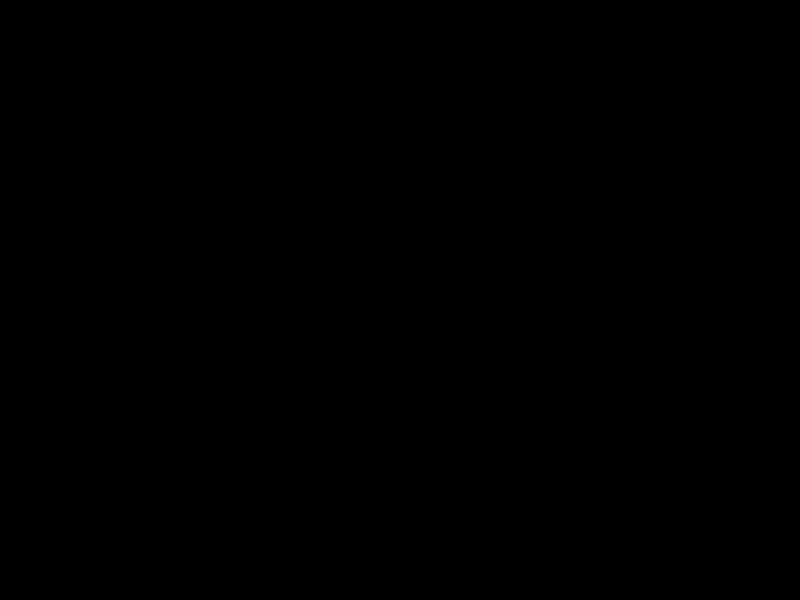
Frame 1 (no input)
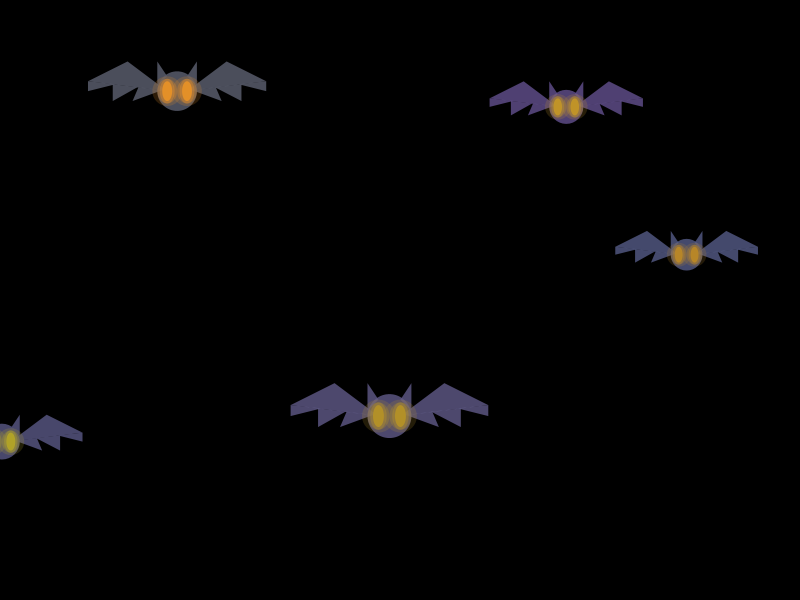
Frame 60 (the mouse pressed at the canvas centre just before this capture)
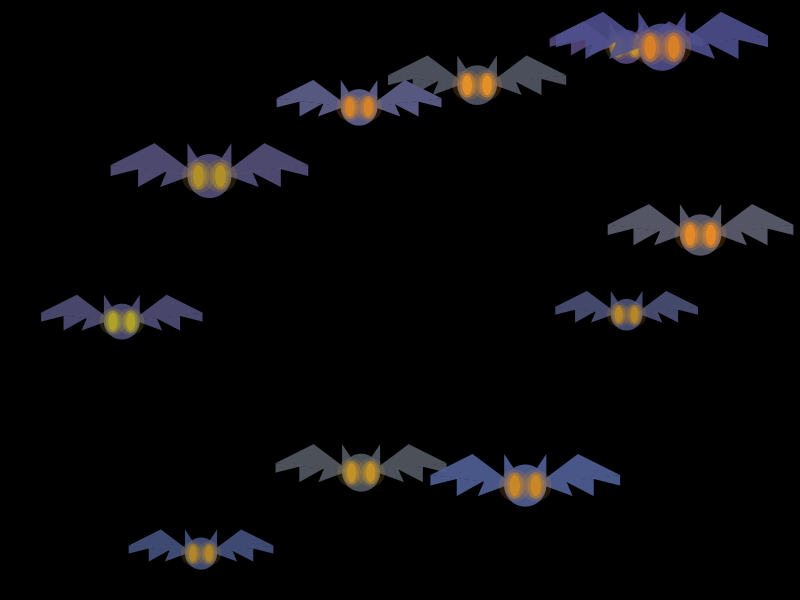
Frame 120 (the mouse held since frame 60 and released just before this capture)

The Processing sketch that drew these frames (run headless with seeded random() and noise(); from frame 60 on, the mouse is pressed at the canvas centre):

// Processing sketch: processing_144155
// ── processing_144155.pde

MrBat [] bats;
MrBat myMrBat;

void setup() {
  frameRate(10);
  size(800, 600);
  background(0);
  smooth();
   bats=new MrBat[0];
  
}

void draw() {
  background(0);
   if(bats != null){
 for(int i=0; i<bats.length; i++){ //adds bats to the array
 // println(i);
  bats[i].display();
  bats[i].move();
 }
 
 }
 if(frameCount % 10==0){
    
      myMrBat=new MrBat(random(width), random(height));// bat generates at a random location
     bats=(MrBat[]) append(bats,myMrBat);
       
   }
  
}

class MrBat {
  float bodyR;
  float bodyG;
  float bodyB;
  float opacity;
  float eyeR;
  float eyeG;
  float eyeB;
  float cx;
  float cy;
  int speedx;
  int speedy; 
  float mrbatSize;


  MrBat(float centerX, float centerY) {
    cx=centerX;// center x of bat body
    cy=centerY;// center y of bat body 
    bodyR=random(75,100);
    bodyG=random(75,100);
    bodyB=random(100,150);
    eyeR=random(175, 230);
    eyeG=random(125, 175);
    eyeB=40;
    speedx=int (random(-6,6)); 
    if(speedx==0){
      speedx=1;
    }
    speedy=int(random(-6,6));
    if(speedy==0){
      speedy=1;
    }
    opacity= random(200,255);
     mrbatSize=random(0.75,1.25);
    
    //boolean goLeft=true;
  }


  void display() {
    pushMatrix();
    translate(cx,cy);
    scale(mrbatSize);
    translate(-cx,-cy);
    
    ellipseMode(CENTER); 

    noStroke();
    fill(bodyR, bodyG, bodyB,opacity);

    ellipse(cx, cy, 40, 40);
    triangle(cx+10, cy, cx+50, cy-30, cx+90, cy-10);// main right wing
    triangle(cx-90, cy-10, cx-10, cy, cx-50, cy-30);// main left wing
    triangle(cx+90, cy-10, cx+90, cy, cx+62, cy-7); //sub right wing A
    triangle(cx+65, cy-7, cx+65, cy+10, cx+38, cy-4); //sub right wing B
    triangle(cx+39, cy-4, cx+45, cy+10, cx+15, cy-1); //sub right wing C
    triangle(cx-90, cy-10, cx-90, cy, cx-62, cy-7); // sub left wing A
    triangle(cx-65, cy-7, cx-65, cy+10, cx-40, cy-4); // sub left wing B
    triangle(cx-39, cy-4, cx-45, cy+10, cx-15, cy-1); // sub left wing C
    triangle(cx-20, cy-5, cx-20, cy-30, cx-10, cy-15); // left ear
    triangle(cx+10, cy-15, cx+20, cy-30, cx+20, cy-5); // right ear

    fill(eyeR, eyeG, eyeB);
    ellipse(cx-10, cy, 10, 20); // left eye
    ellipse(cx+10, cy, 10, 20); // right eye
    
      fill(eyeR,eyeG,eyeB, 100); 
    ellipse(cx-10, cy, 15, 25); //eye glow 1
    ellipse(cx+10, cy, 15, 25);
    
    fill(eyeR,eyeG,eyeB, 75);
    ellipse(cx-10, cy, 20, 25); // eye glow 2
    ellipse(cx+10, cy, 20, 25);
    
    fill(eyeR,eyeG,eyeB, 50);
    ellipse(cx-10, cy, 30, 30); //eyeglow 3
    ellipse(cx+10, cy, 30, 30);
    
   popMatrix();
  }
  
  void move(){
    
    cy=cy+speedy;
    cx=cx+speedx;
    
    if(cx>width || cx<0){
      speedx*=-1;
    }
    if(cy>height || cy<0){
      speedy*=-1;
    }
    
   /* if(goLeft){
     y=y-speedy;
     x=x-speedx;
    }
    else{
      y=y+speedy;
     x=x+speedx;
    }
    if(x>=width){
      goLeft=false;
    }
    if(x<=0){
      goLeft=true;
  }
  */
}
}
